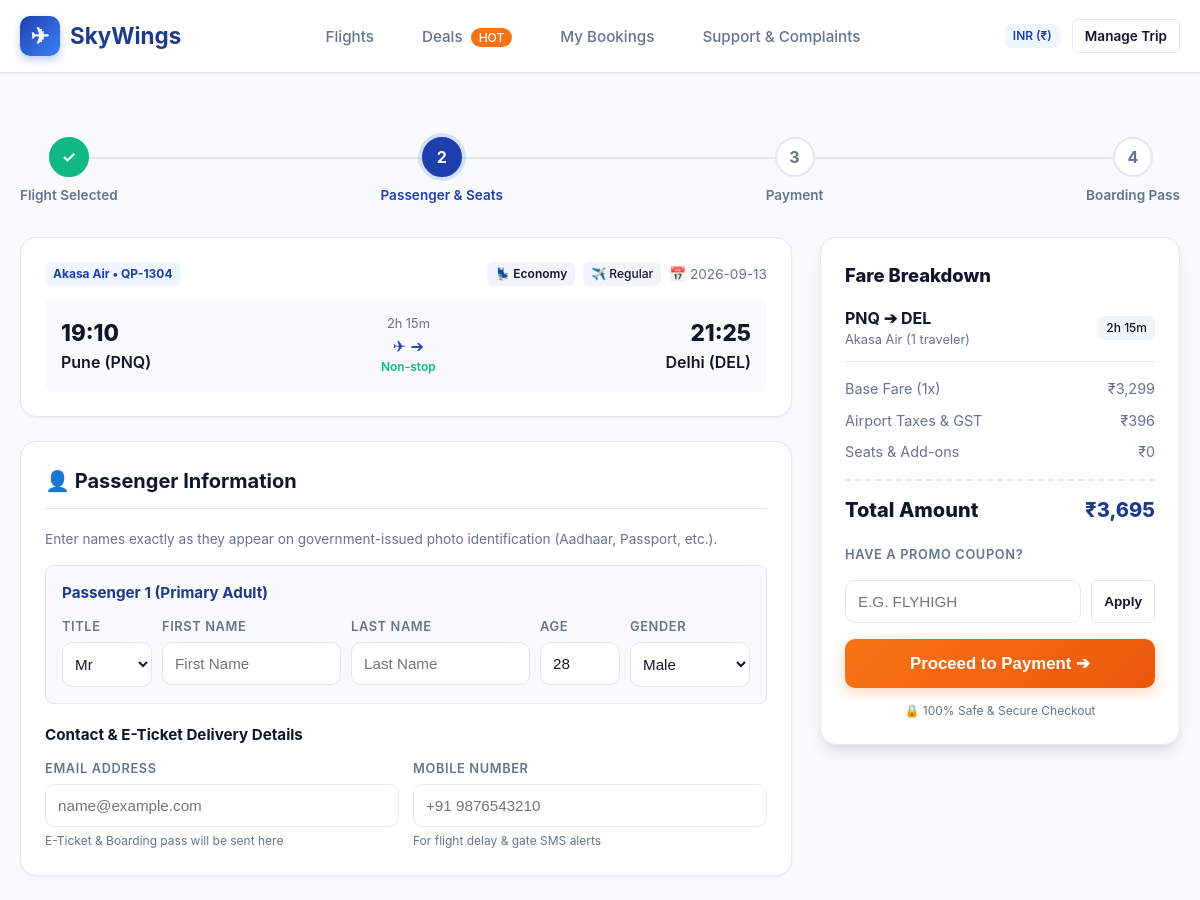
Page /book/4?date=2026-09-13&passengers=1&cabin_class=Economy&fare_type=Regular (upper part) on the earlier database version.
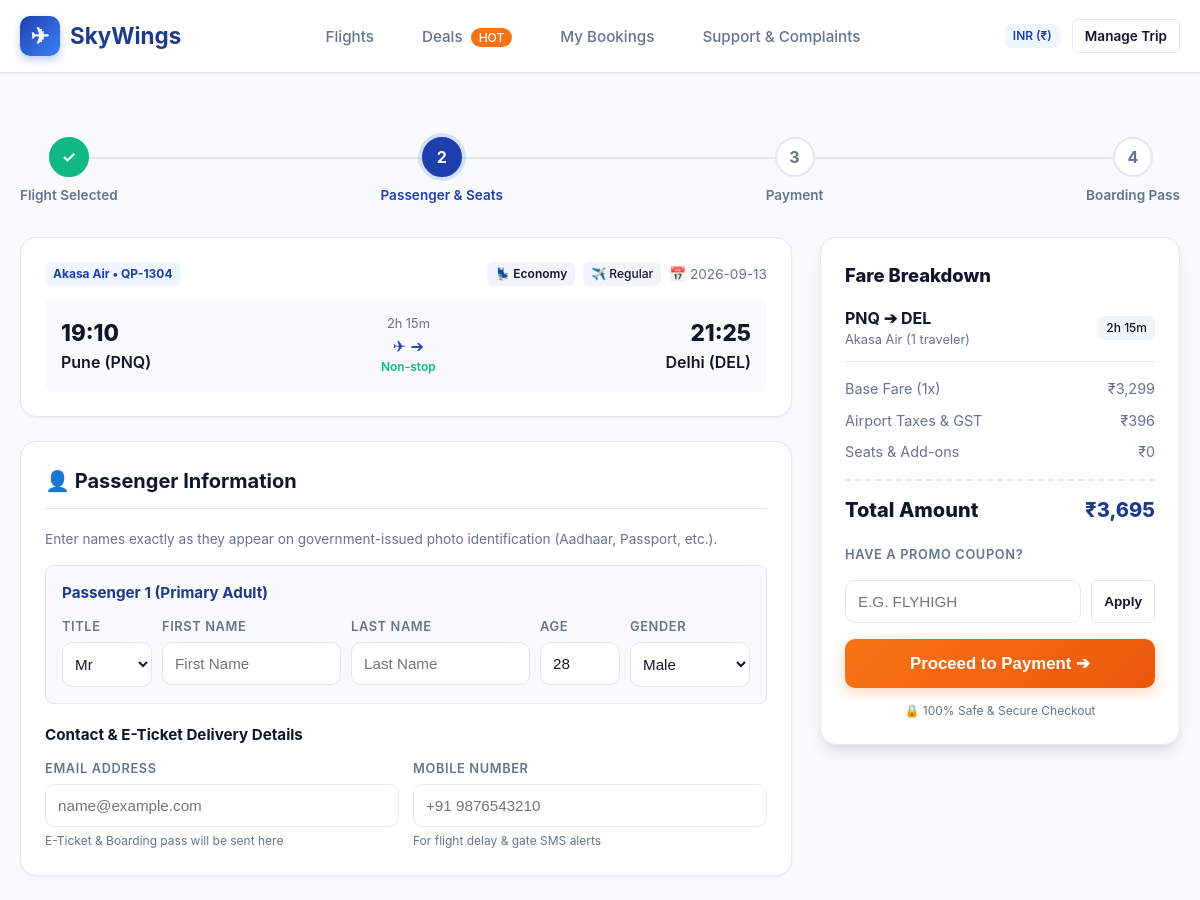
Same page on the later database version.
### tables this page shows
CREATE TABLE bookings (
            id INTEGER PRIMARY KEY AUTOINCREMENT,
            pnr TEXT UNIQUE NOT NULL,
            flight_id INTEGER NOT NULL,
            passenger_name TEXT NOT NULL,
            passenger_email TEXT NOT NULL,
            passenger_phone TEXT NOT NULL,
            passengers_count INTEGER NOT NULL DEFAULT 1,
            cabin_class TEXT NOT NULL DEFAULT 'Economy',
            travel_date TEXT NOT NULL,
            seat_numbers TEXT,
            meal_preferences TEXT,
            add_on_luggage INTEGER DEFAULT 0,
            travel_insurance INTEGER DEFAULT 0,
            base_fare REAL NOT NULL,
            taxes REAL NOT NULL,
            add_on_fee REAL DEFAULT 0,
            discount REAL DEFAULT 0,
            coupon_code TEXT,
            total_price REAL NOT NULL,
            payment_method TEXT DEFAULT 'Credit Card',
            payment_status TEXT DEFAULT 'Pending',
            booking_status TEXT DEFAULT 'Confirmed',
            terminal TEXT DEFAULT 'T2',
            gate TEXT DEFAULT '12B',
            created_at TIMESTAMP DEFAULT CURRENT_TIMESTAMP, fare_type TEXT DEFAULT 'Regular', refund_amount REAL DEFAULT 0,
            FOREIGN KEY (flight_id) REFERENCES flights(id)
        );

### app.py (the view, shortened to what this page needs)
@app.route('/book/<int:flight_id>', methods=["GET", "POST"])
def book(flight_id):
    flight = database.get_flight_by_id(flight_id)
    if not flight:
        flash("Flight not found or invalid flight ID.", "error")
        return redirect(url_for("index"))
    travel_date = request.args.get('date') or request.form.get('travel_date') or date.today().isoformat()
    passengers_count = int(request.args.get('passengers', '1')) if request.method == 'GET' else int(request.form.get('passengers_count', '1'))
    cabin_class = request.args.get('cabin_class', 'Economy') if request.method == 'GET' else request.form.get('cabin_class', 'Economy')
    fare_type = request.args.get('fare_type', 'Regular') if request.method == 'GET' else request.form.get('fare_type', 'Regular')
    class_mult = CLASS_MULTIPLIERS.get(cabin_class, 1.0)
    concession_rate = CONCESSION_DISCOUNTS.get(fare_type, 0.0)
    adjusted_price = int(flight['price'] * class_mult)
    flight['price'] = adjusted_price
    base_fare = adjusted_price * passengers_count
    concession_discount = int(base_fare * concession_rate)
    occupied_seats = database.get_occupied_seats(flight_id, travel_date)
    taxes = round((base_fare - concession_discount) * 0.12)
    total_initial_price = max(0, base_fare - concession_discount + taxes)
    return render_template(
        "book.html",
        flight=flight,
        travel_date=travel_date,
        passengers_count=passengers_count,
        cabin_class=cabin_class,
        fare_type=fare_type,
        concession_discount=concession_discount,
        occupied_seats=occupied_seats,
        total_initial_price=total_initial_price
    )

### database.py (called while the page is built)
def get_db():
    conn = sqlite3.connect(DB_PATH)
    conn.row_factory = sqlite3.Row
    return conn

def get_flight_by_id(flight_id):
    conn = get_db()
    cursor = conn.cursor()
    cursor.execute("SELECT * FROM flights WHERE id = ?", (flight_id,))
    row = cursor.fetchone()
    conn.close()
    return dict(row) if row else None

def get_occupied_seats(flight_id, travel_date):
    conn = get_db()
    cursor = conn.cursor()
    cursor.execute("""
        SELECT seat_numbers FROM bookings
        WHERE flight_id = ? AND travel_date = ? AND booking_status != 'Cancelled'
    """, (flight_id, travel_date))
    rows = cursor.fetchall()
    conn.close()
    occupied = set()
    for row in rows:
        if row['seat_numbers']:
            for s in row['seat_numbers'].split(','):
                s_clean = s.strip()
                if s_clean:
                    occupied.add(s_clean)
    if len(occupied) < 10:
        default_occupied = ["1B", "2E", "3C", "4D", "5A", "6F", "7B", "8E", "9A", "10C"]
        for s in default_occupied:
            occupied.add(s)
    return sorted(list(occupied))

### Templates/Book.html (shortened to what the changed rows need)
{% extends "base.html" %}
{% block content %}
<div style="padding: 32px 0 60px;">
    <div class="container">
        <form action="{{ url_for('book', flight_id=flight.id) }}" method="POST" id="booking_form">
            <div class="checkout-grid">
                <div class="checkout-left">
                    <div class="checkout-section">
                        <div style="display: flex; justify-content: space-between; align-items: center; margin-bottom: 12px; flex-wrap: wrap; gap: 8px;">
                            <div style="display: flex; gap: 8px; align-items: center;">
                                <span class="badge-pill" style="font-weight: 600;">💺 {{ cabin_class }}</span>
                                {% if fare_type == 'Student' %}
                                    <span class="concession-badge concession-student">🎓 Student Fare</span>
                                {% elif fare_type == 'Senior Citizen' %}
                                    <span class="concession-badge concession-senior">👴 Senior Citizen</span>
                                {% elif fare_type == 'Armed Forces' %}
                                    <span class="concession-badge concession-defence">🎖️ Armed Forces</span>
                                {% else %}
                                    <span class="badge-pill">✈️ Regular</span>
                                {% endif %}
                                <span style="font-size: 0.85rem; color: #64748b;">📅 {{ travel_date }}</span>
                            </div>
                        </div>
                    </div>
                                {% set occupied_seats = occupied_seats or ['1B', '2E', '3C', '4D', '5A', '6F', '7B', '8E', '9A', '10C'] %}
                </div>
                            {% set taxes = ((flight.price * passengers_count - concession_discount) * 0.12) | round | int %}
            </div>
        </form>
    </div>
</div>
{% endblock %}

Differences in the rows shown:
added bookings: cabin_class "Economy"
Other differences:
{{ cabin_class }}: "Economy" → (not shown)
